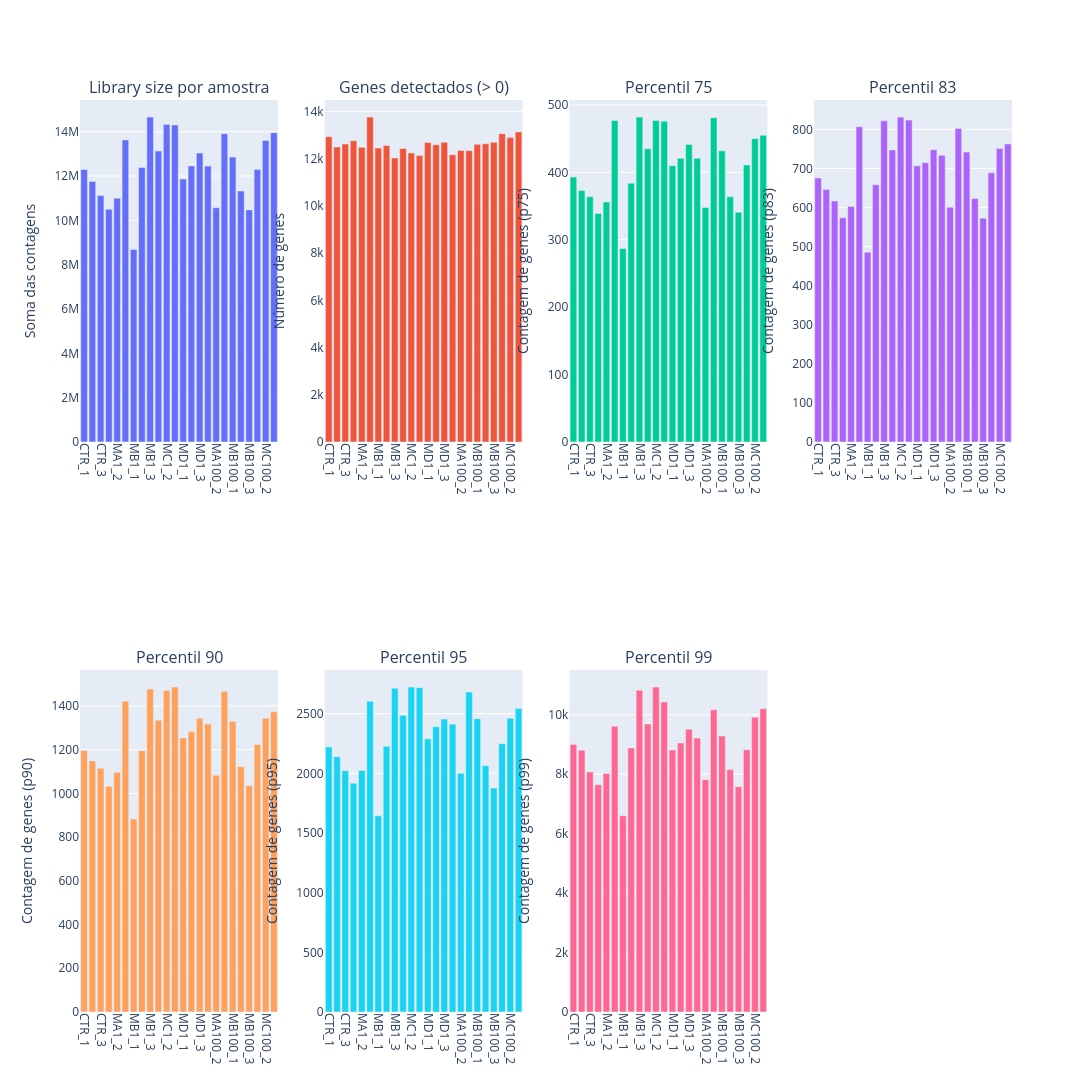

The notebook cell saved with this chart:
### Code cell
fig = make_subplots(
    rows=2, cols=4,
    subplot_titles=(
        "Library size por amostra", "Genes detectados (> 0)",
        "Percentil 75", "Percentil 83",
        "Percentil 90", "Percentil 95", "Percentil 99"
    )
)

metricas = [
    ("library_size", "Soma das contagens", 1, 1),
    ("detected_genes_gt0", "Número de genes", 1, 2),
    ("p75", "Contagem de genes (p75)", 1, 3),
    ("p83", "Contagem de genes (p83)", 1, 4),
    ("p90", "Contagem de genes (p90)", 2, 1),
    ("p95", "Contagem de genes (p95)", 2, 2),
    ("p99", "Contagem de genes (p99)", 2, 3)
]

for coluna, eixo_y, linha, col in metricas:
    fig.add_trace(
        go.Bar(x=qc_metrics["sample_id"], y=qc_metrics[coluna], showlegend=False),
        row=linha, col=col
    )
    fig.update_yaxes(title_text=eixo_y, row=linha, col=col)

fig.update_layout(height=1200, width=1400)
fig.update_xaxes(tickangle=90)

fig.show()

### Figure 1 — Plotly figure (JSON) as saved in the notebook; plotly's stock layout.template omitted (floating-point values rounded to 4 significant figures)
{"data": [{"showlegend": false, "type": "bar", "x": ["CTR_1", "CTR_2", "CTR_3", "MA1_1", "MA1_2", "MA1_3", "MB1_1", "MB1_2", "MB1_3", "MC1_1", "MC1_2", "MC1_3", "MD1_1", "MD1_2", "MD1_3", "MA100_1", "MA100_2", "MA100_3", "MB100_1", "MB100_2", "MB100_3", "MC100_1", "MC100_2", "MC100_3"], "xaxis": "x", "y": [12294780, 11753669, 11119923, 10497166, 11003511, 13627165, 8690949, 12384390, 14659621, 13127157, 14326591, 14306875, 11864876, 12458266, 13038705, 12451358, 10569761, 13910517, 12859444, 11322851, 10472697, 12294253, 13608360, 13957620], "yaxis": "y"}, {"showlegend": false, "type": "bar", "x": ["CTR_1", "CTR_2", "CTR_3", "MA1_1", "MA1_2", "MA1_3", "MB1_1", "MB1_2", "MB1_3", "MC1_1", "MC1_2", "MC1_3", "MD1_1", "MD1_2", "MD1_3", "MA100_1", "MA100_2", "MA100_3", "MB100_1", "MB100_2", "MB100_3", "MC100_1", "MC100_2", "MC100_3"], "xaxis": "x2", "y": [12930, 12496, 12617, 12760, 12484, 13760, 12451, 12558, 12031, 12429, 12241, 12132, 12680, 12590, 12695, 12167, 12347, 12339, 12609, 12629, 12690, 13058, 12892, 13134], "yaxis": "y2"}, {"showlegend": false, "type": "bar", "x": ["CTR_1", "CTR_2", "CTR_3", "MA1_1", "MA1_2", "MA1_3", "MB1_1", "MB1_2", "MB1_3", "MC1_1", "MC1_2", "MC1_3", "MD1_1", "MD1_2", "MD1_3", "MA100_1", "MA100_2", "MA100_3", "MB100_1", "MB100_2", "MB100_3", "MC100_1", "MC100_2", "MC100_3"], "xaxis": "x3", "y": [393.0, 373.0, 364.0, 339.0, 356.0, 477.0, 287.0, 384.0, 482.0, 435.0, 477.0, 476.0, 410.0, 421.0, 441.5, 421.0, 348.0, 481.0, 432.0, 364.0, 341.0, 411.0, 450.0, 455.0], "yaxis": "y3"}, {"showlegend": false, "type": "bar", "x": ["CTR_1", "CTR_2", "CTR_3", "MA1_1", "MA1_2", "MA1_3", "MB1_1", "MB1_2", "MB1_3", "MC1_1", "MC1_2", "MC1_3", "MD1_1", "MD1_2", "MD1_3", "MA100_1", "MA100_2", "MA100_3", "MB100_1", "MB100_2", "MB100_3", "MC100_1", "MC100_2", "MC100_3"], "xaxis": "x4", "y": [676.0, 646.0, 617.0, 574.0, 603.0, 807.0, 486.0, 658.6, 822.0, 747.6, 831.6, 824.0, 707.0, 714.6, 748.0, 734.0, 601.0, 802.6, 742.0, 623.0, 573.0, 689.0, 751.0, 763.0], "yaxis": "y4"}, {"showlegend": false, "type": "bar", "x": ["CTR_1", "CTR_2", "CTR_3", "MA1_1", "MA1_2", "MA1_3", "MB1_1", "MB1_2", "MB1_3", "MC1_1", "MC1_2", "MC1_3", "MD1_1", "MD1_2", "MD1_3", "MA100_1", "MA100_2", "MA100_3", "MB100_1", "MB100_2", "MB100_3", "MC100_1", "MC100_2", "MC100_3"], "xaxis": "x5", "y": [1197.0, 1149.0, 1116.0, 1032.0, 1097.0, 1422.0, 883.6, 1196.0, 1478.0, 1335.0, 1472.0, 1487.0, 1254.0, 1283.0, 1345.0, 1318.0, 1083.0, 1467.0, 1330.0, 1123.0, 1036.0, 1224.0, 1344.0, 1374.0], "yaxis": "y5"}, {"showlegend": false, "type": "bar", "x": ["CTR_1", "CTR_2", "CTR_3", "MA1_1", "MA1_2", "MA1_3", "MB1_1", "MB1_2", "MB1_3", "MC1_1", "MC1_2", "MC1_3", "MD1_1", "MD1_2", "MD1_3", "MA100_1", "MA100_2", "MA100_3", "MB100_1", "MB100_2", "MB100_3", "MC100_1", "MC100_2", "MC100_3"], "xaxis": "x6", "y": [2221.0, 2138.0, 2021.0, 1917.0, 2023.0, 2605.0, 1644.0, 2226.0, 2713.0, 2486.0, 2722.0, 2718.0, 2289.0, 2390.0, 2454.0, 2412.0, 2001.0, 2681.0, 2457.0, 2064.0, 1876.0, 2247.0, 2462.0, 2542.0], "yaxis": "y6"}, {"showlegend": false, "type": "bar", "x": ["CTR_1", "CTR_2", "CTR_3", "MA1_1", "MA1_2", "MA1_3", "MB1_1", "MB1_2", "MB1_3", "MC1_1", "MC1_2", "MC1_3", "MD1_1", "MD1_2", "MD1_3", "MA100_1", "MA100_2", "MA100_3", "MB100_1", "MB100_2", "MB100_3", "MC100_1", "MC100_2", "MC100_3"], "xaxis": "x7", "y": [9004.0, 8809.0, 8077.0, 7648.0, 8021.0, 9615.0, 6604.0, 8883.0, 10830.0, 9692.0, 10930.0, 10430.0, 8814.0, 9052.0, 9510.0, 9215.0, 7818.0, 10170.0, 9285.0, 8159.0, 7581.0, 8824.0, 9916.0, 10210.0], "yaxis": "y7"}], "layout": {"annotations": [{"font": {"size": 16}, "showarrow": false, "text": "Library size por amostra", "x": 0.1062, "xanchor": "center", "xref": "paper", "y": 1, "yanchor": "bottom", "yref": "paper"}, {"font": {"size": 16}, "showarrow": false, "text": "Genes detectados (> 0)", "x": 0.3688, "xanchor": "center", "xref": "paper", "y": 1, "yanchor": "bottom", "yref": "paper"}, {"font": {"size": 16}, "showarrow": false, "text": "Percentil 75", "x": 0.6313, "xanchor": "center", "xref": "paper", "y": 1, "yanchor": "bottom", "yref": "paper"}, {"font": {"size": 16}, "showarrow": false, "text": "Percentil 83", "x": 0.8938, "xanchor": "center", "xref": "paper", "y": 1, "yanchor": "bottom", "yref": "paper"}, {"font": {"size": 16}, "showarrow": false, "text": "Percentil 90", "x": 0.1062, "xanchor": "center", "xref": "paper", "y": 0.375, "yanchor": "bottom", "yref": "paper"}, {"font": {"size": 16}, "showarrow": false, "text": "Percentil 95", "x": 0.3688, "xanchor": "center", "xref": "paper", "y": 0.375, "yanchor": "bottom", "yref": "paper"}, {"font": {"size": 16}, "showarrow": false, "text": "Percentil 99", "x": 0.6313, "xanchor": "center", "xref": "paper", "y": 0.375, "yanchor": "bottom", "yref": "paper"}], "height": 1200, "width": 1400, "xaxis": {"anchor": "y", "domain": [0, 0.2125], "tickangle": 90}, "xaxis2": {"anchor": "y2", "domain": [0.2625, 0.475], "tickangle": 90}, "xaxis3": {"anchor": "y3", "domain": [0.525, 0.7375], "tickangle": 90}, "xaxis4": {"anchor": "y4", "domain": [0.7875, 1], "tickangle": 90}, "xaxis5": {"anchor": "y5", "domain": [0, 0.2125], "tickangle": 90}, "xaxis6": {"anchor": "y6", "domain": [0.2625, 0.475], "tickangle": 90}, "xaxis7": {"anchor": "y7", "domain": [0.525, 0.7375], "tickangle": 90}, "xaxis8": {"anchor": "y8", "domain": [0.7875, 1], "tickangle": 90}, "yaxis": {"anchor": "x", "domain": [0.625, 1], "title": {"text": "Soma das contagens"}}, "yaxis2": {"anchor": "x2", "domain": [0.625, 1], "title": {"text": "Número de genes"}}, "yaxis3": {"anchor": "x3", "domain": [0.625, 1], "title": {"text": "Contagem de genes (p75)"}}, "yaxis4": {"anchor": "x4", "domain": [0.625, 1], "title": {"text": "Contagem de genes (p83)"}}, "yaxis5": {"anchor": "x5", "domain": [0, 0.375], "title": {"text": "Contagem de genes (p90)"}}, "yaxis6": {"anchor": "x6", "domain": [0, 0.375], "title": {"text": "Contagem de genes (p95)"}}, "yaxis7": {"anchor": "x7", "domain": [0, 0.375], "title": {"text": "Contagem de genes (p99)"}}, "yaxis8": {"anchor": "x8", "domain": [0, 0.375]}}}
